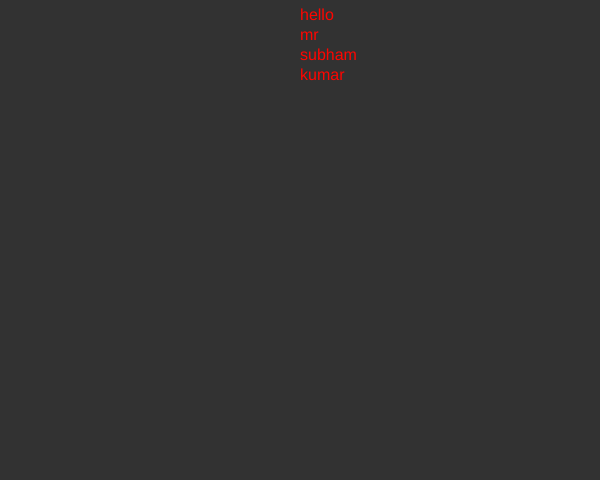
Frame 1 (no input)
Frame 60 (no input): identical to frame 1, image omitted
Frame 120 (the mouse pressed at the canvas centre since frame 60): identical to frame 1, image omitted

The p5.js sketch that drew this single still picture (run headless with seeded random() and noise() and a simulated clock; from frame 60 on, the mouse is pressed at the canvas centre):

// p5.js sketch
// ── sketch.js
var arr = [];

function setup() {
  createCanvas(600, 480);
  arr = ["hello", "mr", "subham", "kumar"];
}

function draw() {
  background(50);
  textSize(16);
	fill(255,5,0);
  for (var i = 0; i < arr.length; i++) {
    text(arr[i], width/2, 20*i+20);
  }
}
